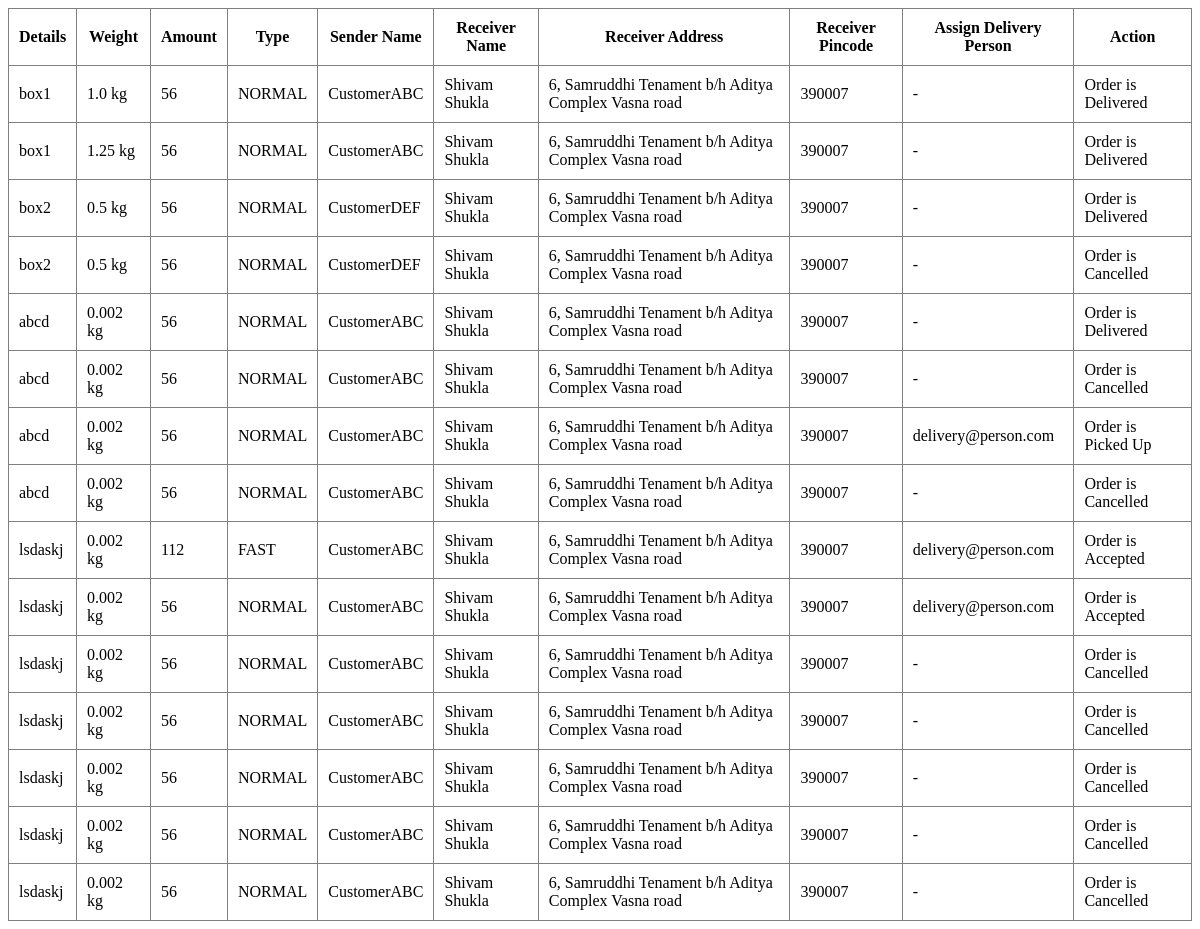
Screenshot of /orderaction (signed in) with the database file from the repository.
### admin_app/models.py (models this page shows)
class Delivery(models.Model):
    DELIVERY_CHOICES = ((u'NORMAL', u'NORMAL'), (u'FAST', u'FAST'))
    STATUS_CHOICES = (
        (u'Waiting', u'Waiting'),  # Waiting for approval
        (u'Accepted', u'Accepted'),  # Approved
        (u'Picked', u'Picked'),  # Picked Up
        (u'Delivered', u'Delivered'),  # Delivered
        (u'Cancelled', u'Cancelled'),  # Cancelled
    )
    delivery_person = models.ForeignKey(UserDetails, null=True, on_delete=models.CASCADE,related_name="Ddelivery_person")
    customer = models.ForeignKey(UserDetails, null=True, on_delete=models.CASCADE, related_name="Dcustomer")
    delivery_type = models.CharField(default="NORMAL", max_length=10, choices=DELIVERY_CHOICES)
    delivery_details = models.TextField(max_length=200, null=True)
    delivery_price = models.IntegerField(null=True)
    delivery_image = models.ImageField(upload_to="images/",null=True)
    delivery_weight = models.FloatField(null=True)
    delivered_time = models.TimeField(auto_now_add=True, null=True)
    delivered_date = models.DateField(auto_now_add=True, null=True)
    current_status = models.CharField(default="Waiting", max_length=10,choices=STATUS_CHOICES)
    receiver_name = models.CharField(max_length=20, null=True)
    receiver_address = models.TextField(max_length=100, null=True)
    receiver_pin_code = models.CharField(max_length=7, null=True)
    receiver_contact = models.CharField(max_length=10, null=True)
    payment_complete = models.BooleanField(default=False,null=True)
    created_at = models.DateTimeField(auto_now_add=True, null=True)
    is_completed = models.BooleanField(default=False, null=True)
    is_cancelled = models.BooleanField(default=False, null=True)

class UserDetails(models.Model):
    USER_ROLES = (
        (u'SA', u'SA'),  # Super Admin
        (u'CA', u'CA'),  # Customer Admin
        (u'DP', u'DP'),  # Delivery Person
    )
    DELIVERY_PERSON_AVAILABILITY = ((u'AVAILABLE', u'AVAILABLE'), (u'BUSY', u'BUSY'))
    user = models.ForeignKey(User, null=True, on_delete=models.CASCADE)
    delivery_person_availability = models.CharField(default="AVAILABLE", max_length=20,choices=DELIVERY_PERSON_AVAILABILITY)
    contact = models.CharField(max_length=10, null=True)
    address = models.TextField(max_length=100, null=True)
    pin_code = models.CharField(max_length=7, null=True)
    icon = models.ImageField(upload_to="images/", null=True)
    verification_doc = models.FileField(upload_to="documents/", null=True)
    payment_credentials = models.ImageField(upload_to="images/", null=True)
    role = models.CharField(choices=USER_ROLES, default="CA", max_length=2)
    created_at = models.DateTimeField(auto_now_add=True, null=True)
    is_deleted = models.BooleanField(default=False, null=True)
    is_verified=models.BooleanField(default=False,null=True)
    token = models.CharField(max_length=100, null=True)

### admin_app/views.py (the view, shortened to what this page needs)
# urls.py: path("orderaction",OrderAction.as_view(),name="orderaction"),
class OrderAction(View):
    @method_decorator(login_required)
    def get(self, *args, **kwargs):
        deliveries = Delivery.objects.all()
        delivery_persons = UserDetails.objects.filter(role="DP", delivery_person_availability="AVAILABLE")
        return render(self.request, "delivery_action.html",
                      {"deliveries": deliveries, "delivery_persons": delivery_persons})

### admin_app/templates/delivery_action.html (shortened to what this page needs)
<!DOCTYPE html>
<html lang="en">
<head>
</head>
<body>
    <table border="1">
        <tr>
            <th>Details</th>
            <th>Weight</th>
            <th>Amount</th>
            <th>Type</th>
            <th>Sender Name</th>
            <th>Receiver Name</th>
            <th>Receiver Address</th>
            <th>Receiver Pincode</th>
            <th>Assign Delivery Person</th>
            <th colspan="2">Action</th>
        </tr>
        {% for i in deliveries %}
            <tr>
                <td>{{ i.delivery_details }}</td>
                <td>{{ i.delivery_weight }} kg</td>
                <td>{{ i.delivery_price }}</td>
                <td>{{ i.delivery_type }}</td>
                <td>{{ i.customer.user.first_name }}</td>
                <td>{{ i.receiver_name }}</td>
                <td>{{ i.receiver_address }}</td>
                <td>{{ i.receiver_pin_code }}</td>
                <form action="" method="post">
                <td>
                    {% if i.current_status == "Accepted" or i.current_status == "Picked" %}
                        {{ i.delivery_person.user.username }}
                    {% elif i.current_status == "Cancelled" or i.current_status == "Delivered" %}
                        -
                    {% else %}
                    <select name="delivery_person" id="delivery_person" onchange="get_delivery_person()">
                        {% for j in delivery_persons %}
                        <option value="{{j.id}}">{{ j.user }}</option>
                        {% endfor %}
                    </select>
                    {% endif %}
                </td>
                    {% if i.current_status == "Waiting" %}
                        <td><input type="submit" id="accept-btn" name="action" value="Accept"></td>
                        <td><input type="submit" id="reject-btn" name="action" value="Reject"></td>
                    {% elif i.current_status == "Accepted" %}
                        <td colspan="2">Order is Accepted</td>
                    {% elif i.current_status == "Picked" %}
                        <td colspan="2">Order is Picked Up</td>
                    {% elif i.current_status == "Cancelled" %}
                        <td colspan="2">Order is Cancelled</td>
                    {% elif i.current_status == "Delivered" %}
                        <td colspan="2">Order is Delivered</td>
                    {% endif %}
                </form>
            </tr>
        {% endfor %}
    </table>
</body>
</html>

### admin_app/templates/delivery_action.html (style rules this page uses)
td,th { padding: 10px; }
table { border-collapse:collapse; }

### rows the page displays
Delivery: delivery_details "box1", delivery_weight "1.0", delivery_price "56", delivery_type "NORMAL", customer.user.first_name "CustomerABC", receiver_name "Shivam Shukla", receiver_address "6, Samruddhi Tenament b/h Aditya Complex Vasna road", receiver_pin_code "390007", current_status "Order is Delivered"
Delivery: delivery_details "box1", delivery_weight "1.25", delivery_price "56", delivery_type "NORMAL", customer.user.first_name "CustomerABC", receiver_name "Shivam Shukla", receiver_address "6, Samruddhi Tenament b/h Aditya Complex Vasna road", receiver_pin_code "390007", current_status "Order is Delivered"
Delivery: delivery_details "box2", delivery_weight "0.5", delivery_price "56", delivery_type "NORMAL", customer.user.first_name "CustomerDEF", receiver_name "Shivam Shukla", receiver_address "6, Samruddhi Tenament b/h Aditya Complex Vasna road", receiver_pin_code "390007", current_status "Order is Delivered"
Delivery: delivery_details "box2", delivery_weight "0.5", delivery_price "56", delivery_type "NORMAL", customer.user.first_name "CustomerDEF", receiver_name "Shivam Shukla", receiver_address "6, Samruddhi Tenament b/h Aditya Complex Vasna road", receiver_pin_code "390007", current_status "Order is Cancelled"
Delivery: delivery_details "abcd", delivery_weight "0.002", delivery_price "56", delivery_type "NORMAL", customer.user.first_name "CustomerABC", receiver_name "Shivam Shukla", receiver_address "6, Samruddhi Tenament b/h Aditya Complex Vasna road", receiver_pin_code "390007", current_status "Order is Delivered"
Delivery: delivery_details "abcd", delivery_weight "0.002", delivery_price "56", delivery_type "NORMAL", customer.user.first_name "CustomerABC", receiver_name "Shivam Shukla", receiver_address "6, Samruddhi Tenament b/h Aditya Complex Vasna road", receiver_pin_code "390007", current_status "Order is Cancelled"
Delivery: delivery_details "abcd", delivery_weight "0.002", delivery_price "56", delivery_type "NORMAL", customer.user.first_name "CustomerABC", receiver_name "Shivam Shukla", receiver_address "6, Samruddhi Tenament b/h Aditya Complex Vasna road", receiver_pin_code "390007", delivery_person.user.username "delivery@person.com", current_status "Order is Picked Up"
Delivery: delivery_details "abcd", delivery_weight "0.002", delivery_price "56", delivery_type "NORMAL", customer.user.first_name "CustomerABC", receiver_name "Shivam Shukla", receiver_address "6, Samruddhi Tenament b/h Aditya Complex Vasna road", receiver_pin_code "390007", current_status "Order is Cancelled"
Delivery: delivery_details "lsdaskj", delivery_weight "0.002", delivery_price "112", delivery_type "FAST", customer.user.first_name "CustomerABC", receiver_name "Shivam Shukla", receiver_address "6, Samruddhi Tenament b/h Aditya Complex Vasna road", receiver_pin_code "390007", delivery_person.user.username "delivery@person.com", current_status "Order is Accepted"
Delivery: delivery_details "lsdaskj", delivery_weight "0.002", delivery_price "56", delivery_type "NORMAL", customer.user.first_name "CustomerABC", receiver_name "Shivam Shukla", receiver_address "6, Samruddhi Tenament b/h Aditya Complex Vasna road", receiver_pin_code "390007", delivery_person.user.username "delivery@person.com", current_status "Order is Accepted"
Delivery: delivery_details "lsdaskj", delivery_weight "0.002", delivery_price "56", delivery_type "NORMAL", customer.user.first_name "CustomerABC", receiver_name "Shivam Shukla", receiver_address "6, Samruddhi Tenament b/h Aditya Complex Vasna road", receiver_pin_code "390007", current_status "Order is Cancelled"
Delivery: delivery_details "lsdaskj", delivery_weight "0.002", delivery_price "56", delivery_type "NORMAL", customer.user.first_name "CustomerABC", receiver_name "Shivam Shukla", receiver_address "6, Samruddhi Tenament b/h Aditya Complex Vasna road", receiver_pin_code "390007", current_status "Order is Cancelled"
Delivery: delivery_details "lsdaskj", delivery_weight "0.002", delivery_price "56", delivery_type "NORMAL", customer.user.first_name "CustomerABC", receiver_name "Shivam Shukla", receiver_address "6, Samruddhi Tenament b/h Aditya Complex Vasna road", receiver_pin_code "390007", current_status "Order is Cancelled"
Delivery: delivery_details "lsdaskj", delivery_weight "0.002", delivery_price "56", delivery_type "NORMAL", customer.user.first_name "CustomerABC", receiver_name "Shivam Shukla", receiver_address "6, Samruddhi Tenament b/h Aditya Complex Vasna road", receiver_pin_code "390007", current_status "Order is Cancelled"
Delivery: delivery_details "lsdaskj", delivery_weight "0.002", delivery_price "56", delivery_type "NORMAL", customer.user.first_name "CustomerABC", receiver_name "Shivam Shukla", receiver_address "6, Samruddhi Tenament b/h Aditya Complex Vasna road", receiver_pin_code "390007", current_status "Order is Cancelled"
